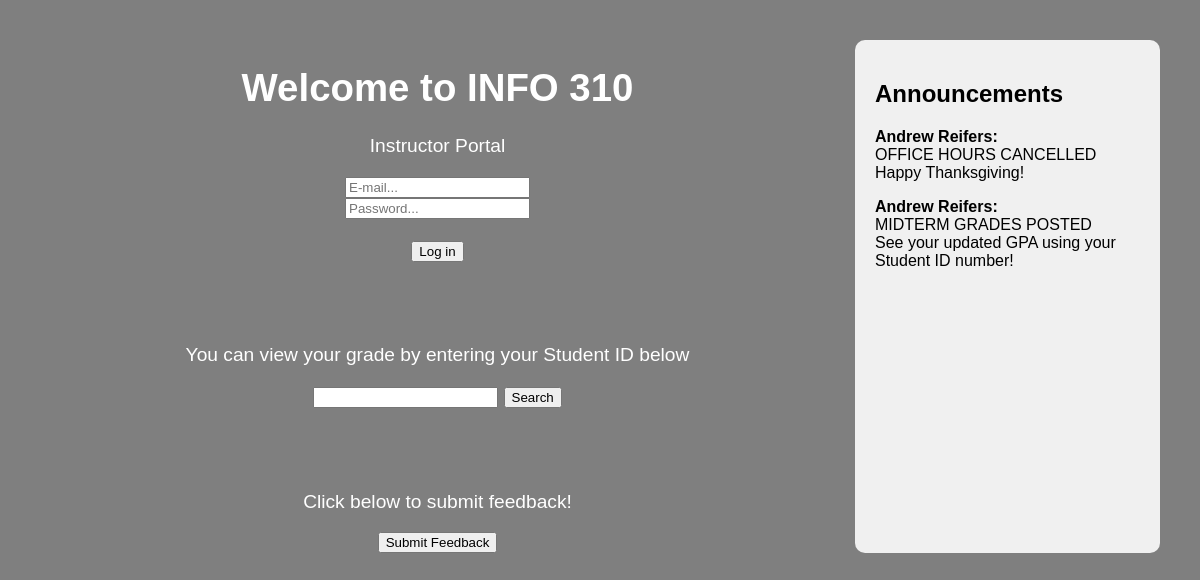
The app's page /data/index.php, older data.
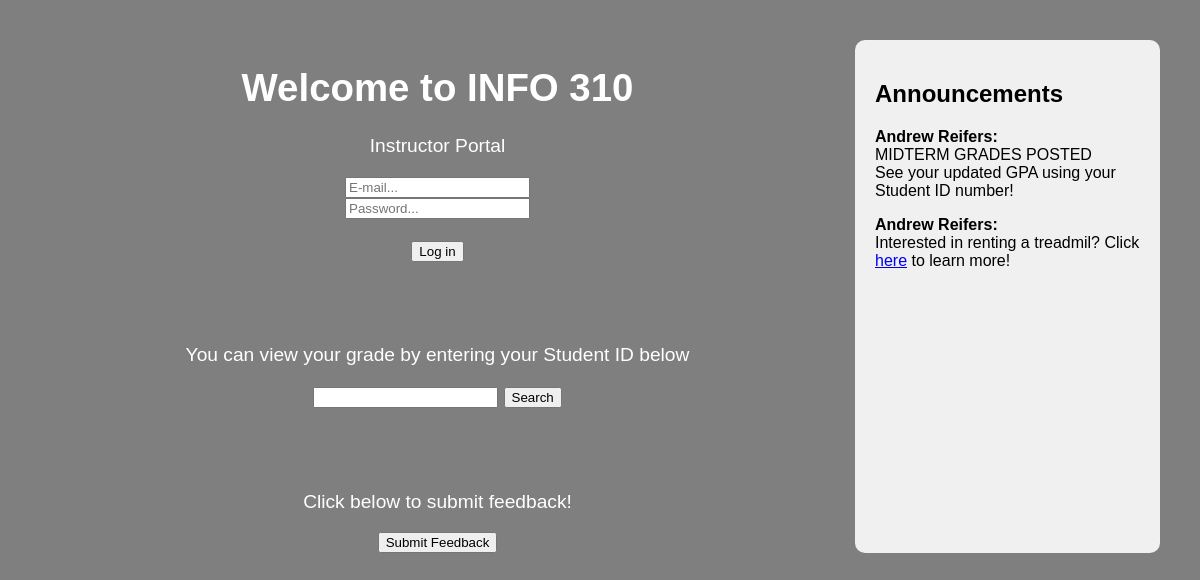
The same page, newer data.
### tables this page shows
CREATE TABLE announcements (
    instructor VARCHAR(255) NOT NULL,
    message_text VARCHAR(255) NOT NULL
);

### data/index.php (the view, shortened to what this page needs)
<html>
<head>
    <link rel="stylesheet" href="style.css">
</head>
<body>
    <div class="hero-text">
        <div class="flex-container">
            <div class="flex-box">
                <h1>Welcome to INFO 310</h1>
                <p>
                    Instructor Portal
                </p>
                <form action="login.php" method="POST">
                    <input type="text" id="username" name="username" placeholder="E-mail..." required> <br>
                    <input type="password" id="password" name="password" placeholder="Password..." required> <br>
                    <br>
                    <input type="submit" value="Log in">
                </form>
                <br>
                <br>
                <p>You can view your grade by entering your Student ID below</p>
                <form action="search.php" method="GET">
                    <input type="text" id="studentId" name="studentId" required>
                    <input type="submit" value="Search">
                </form>
                <br>
                <br>
                <p>Click below to submit feedback!</p>
                <button onclick="window.location.href = 'feedback.html';">Submit Feedback</button>
            </div>
            <div class="flex-box">
                <?php
                $servername = "sql";
                $username = "admin";
                $password = "password";
                $dbname = "info310_db";
                $conn = new mysqli($servername, $username, $password, $dbname);
                $sql = "SELECT * FROM announcements";
                $result = $conn->query($sql);
                if ($result->num_rows > 0) {
                    echo "<div class='announcements'>";
                    echo "<h2>Announcements</h2>";
                    while ($row = $result->fetch_assoc()) {
                        echo "<p><strong>{$row['instructor']}:</strong><br> {$row['message_text']}</p>";
                    }
                    echo "</div>";
                } else {
                    echo "<p>No announcements available</p>";
                }
                ?>
            </div>
        </div>
    </div>
</body>
</html>

### nginx/src/html/style.css (style rules this page uses)
body, html { height: 100%; margin: 0; padding: 0; font-family: "encode-sans", sans-serif; }
body { background-image: linear-gradient(rgba(0, 0, 0, 0.5), rgba(0, 0, 0, 0.5)), url("img/sav156.png"); background-position: center; background-repeat: no-repeat; background-size: cover; position: relative; }
.flex-container { display: flex; flex-direction: row; justify-content: space-between; padding: 20px; margin: 20px; }
.flex-box { flex: 1; }
.flex-box:first-child { margin: 0 auto; text-align: center; flex-grow: 3; font-size: larger; color: white; }
.flex-box:last-child { background-color: #f0f0f0; padding: 20px; text-align: left; border-radius: 10px; margin-left: 20px; }

Row changes from the older to the newer data that the page shows:
removed announcements: instructor "Andrew Reifers", message_text "OFFICE HOURS CANCELLED Happy Thanksgiving!"
added announcements: instructor "Andrew Reifers", message_text "Interested in renting a treadmil? Click here to learn more!"
